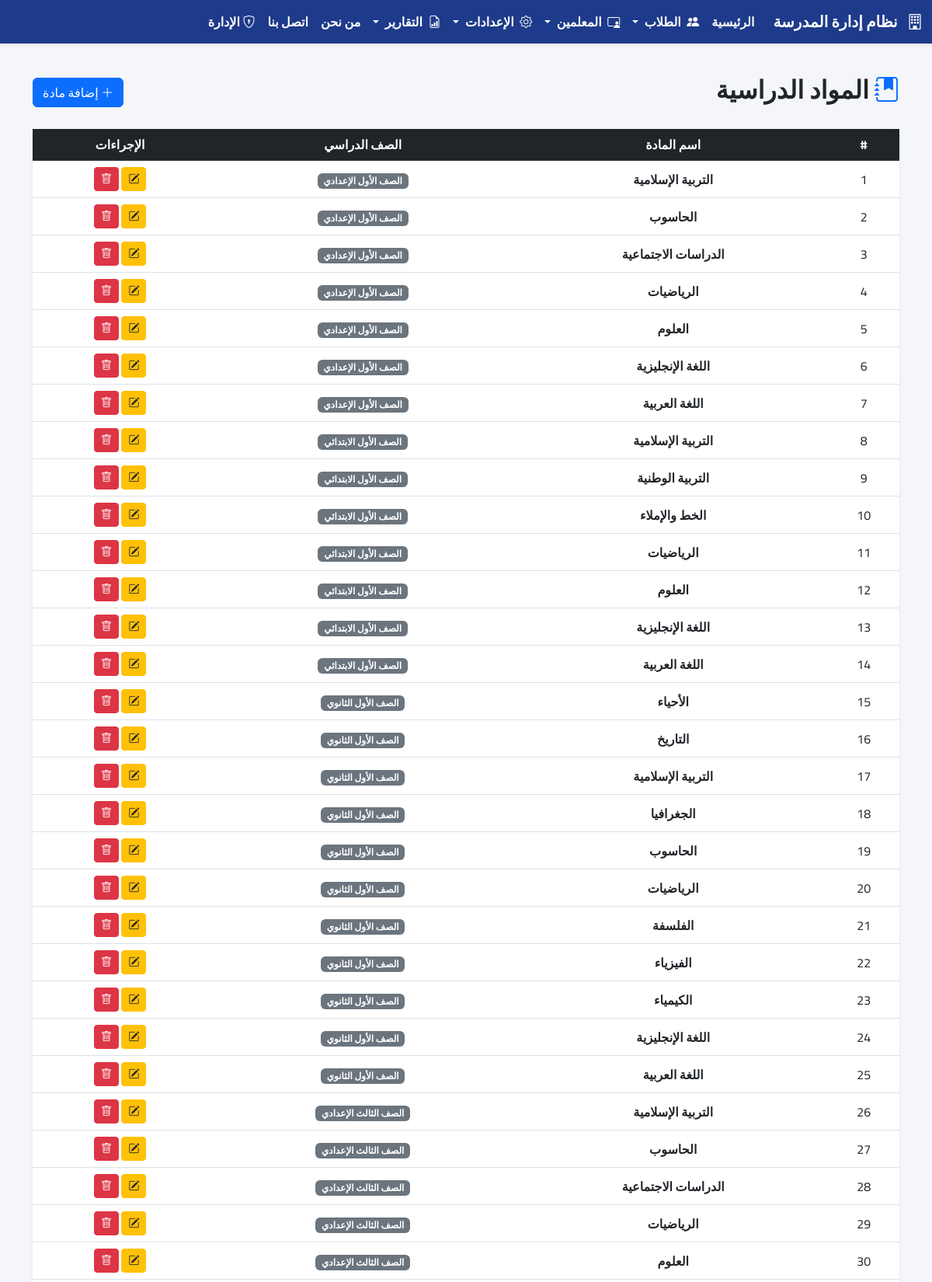
/subjects/ (upper part), run on the app's committed database.
### academics/models.py (models this page shows, shortened)
class Subject(models.Model):
    name = models.CharField(max_length=100, verbose_name="اسم المادة")
    grade = models.ForeignKey(Grade, on_delete=models.CASCADE, related_name='subjects', verbose_name="الصف")
    class Meta:
        verbose_name = "المادة"
        verbose_name_plural = "المواد"

class Grade(models.Model):
    name = models.CharField(max_length=50, verbose_name="الصف الدراسي", unique=True)
    class Meta:
        verbose_name = "الصف"
        verbose_name_plural = "الصفوف"

### academics/views.py (the view)
# urls.py: path('subjects/', SubjectListView.as_view(), name='subject_list'),
class SubjectListView(TemplateView):
    template_name = 'academics/subject_list.html'
    def get_context_data(self, **kwargs):
        context = super().get_context_data(**kwargs)
        try:
            subjects = Subject.objects.all().order_by('grade__name', 'name')
            context['subjects'] = subjects
        except Exception as e:
            messages.error(self.request, f"حدث خطأ: {str(e)}")
            context['subjects'] = []
        return context

### templates/academics/subject_list.html (shortened to what this page needs)
{% extends 'base.html' %}
{% block content %}
<div class="d-flex justify-content-between align-items-center mb-4 mt-3">
    <h2 class="fw-bold text-dark"><i class="bi bi-journal-bookmark-fill text-primary"></i> المواد الدراسية</h2>
    <a href="{% url 'subject_add' %}" class="btn btn-primary"><i class="bi bi-plus-lg"></i> إضافة مادة</a>
</div>
<div class="card shadow-sm border-0">
    <div class="table-responsive">
        <table class="table table-hover text-center align-middle mb-0">
            <thead class="table-dark">
                <tr>
                    <th>#</th>
                    <th>اسم المادة</th>
                    <th>الصف الدراسي</th>
                    <th>الإجراءات</th>
                </tr>
            </thead>
            <tbody>
                {% for subject in subjects %}
                <tr>
                    <td>{{ forloop.counter }}</td>
                    <td class="fw-bold">{{ subject.name }}</td>
                    <td><span class="badge bg-secondary">{{ subject.grade.name }}</span></td>
                    <td>
                        <a href="{% url 'subject_update' subject.id %}" class="btn btn-sm btn-warning text-dark"><i class="bi bi-pencil-square"></i></a>
                        <a href="{% url 'subject_delete' subject.id %}" class="btn btn-sm btn-danger"><i class="bi bi-trash"></i></a>
                    </td>
                </tr>
                {% empty %}
                <tr><td colspan="4" class="text-muted py-4">لا توجد مواد مضافة.</td></tr>
                {% endfor %}
            </tbody>
        </table>
    </div>
</div>
{% endblock %}

### templates/base.html (style rules this page uses)
body { font-family: 'Cairo', sans-serif; background-color: #f4f6f9; min-height: 100vh; display: flex; flex-direction: column; }
.card { border-radius: 10px; }

### data on the page
Subject: name "التربية الإسلامية", grade.name "الصف الأول الإعدادي"
Subject: name "الحاسوب", grade.name "الصف الأول الإعدادي"
Subject: name "الدراسات الاجتماعية", grade.name "الصف الأول الإعدادي"
Subject: name "الرياضيات", grade.name "الصف الأول الإعدادي"
Subject: name "العلوم", grade.name "الصف الأول الإعدادي"
Subject: name "اللغة الإنجليزية", grade.name "الصف الأول الإعدادي"
Subject: name "اللغة العربية", grade.name "الصف الأول الإعدادي"
Subject: name "التربية الإسلامية", grade.name "الصف الأول الابتدائي"
Subject: name "التربية الوطنية", grade.name "الصف الأول الابتدائي"
Subject: name "الخط والإملاء", grade.name "الصف الأول الابتدائي"
Subject: name "الرياضيات", grade.name "الصف الأول الابتدائي"
Subject: name "العلوم", grade.name "الصف الأول الابتدائي"
Subject: name "اللغة الإنجليزية", grade.name "الصف الأول الابتدائي"
Subject: name "اللغة العربية", grade.name "الصف الأول الابتدائي"
Subject: name "الأحياء", grade.name "الصف الأول الثانوي"
Subject: name "التاريخ", grade.name "الصف الأول الثانوي"
Subject: name "التربية الإسلامية", grade.name "الصف الأول الثانوي"
Subject: name "الجغرافيا", grade.name "الصف الأول الثانوي"
Subject: name "الحاسوب", grade.name "الصف الأول الثانوي"
Subject: name "الرياضيات", grade.name "الصف الأول الثانوي"
Subject: name "الفلسفة", grade.name "الصف الأول الثانوي"
Subject: name "الفيزياء", grade.name "الصف الأول الثانوي"
Subject: name "الكيمياء", grade.name "الصف الأول الثانوي"
Subject: name "اللغة الإنجليزية", grade.name "الصف الأول الثانوي"
Subject: name "اللغة العربية", grade.name "الصف الأول الثانوي"
Subject: name "التربية الإسلامية", grade.name "الصف الثالث الإعدادي"
Subject: name "الحاسوب", grade.name "الصف الثالث الإعدادي"
Subject: name "الدراسات الاجتماعية", grade.name "الصف الثالث الإعدادي"
Subject: name "الرياضيات", grade.name "الصف الثالث الإعدادي"
Subject: name "العلوم", grade.name "الصف الثالث الإعدادي"
